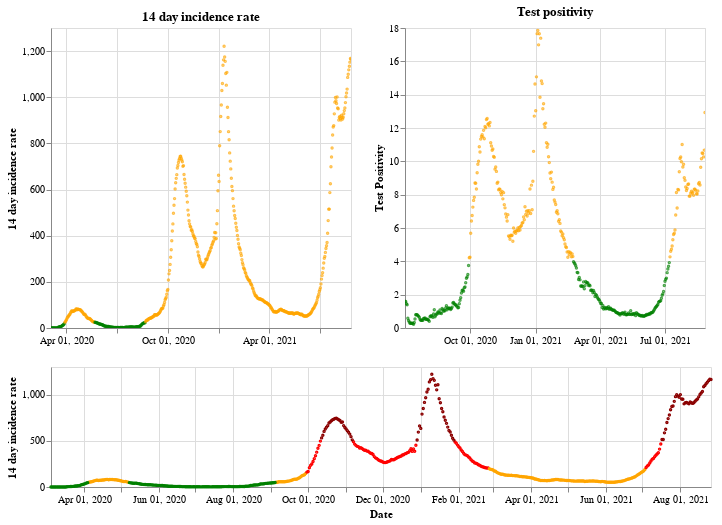

Notebook cell for this chart:
### Markdown cell above
## Northern Ireland

### Code cell
plot_traffic_light('Northern Ireland')

### Figure 1 — Vega-Lite specification as saved in the notebook (floating-point values rounded to 4 significant figures; data arrays with more than 128 entries replaced by an {"elided": "..."} marker saying what was removed)
{"config": {"view": {"continuousWidth": 400, "continuousHeight": 300}}, "vconcat": [{"hconcat": [{"mark": {"type": "point", "size": 2}, "encoding": {"color": {"condition": {"value": "green", "test": "(datum.twoWeeklyCasesRate <= 25)"}, "value": "orange"}, "tooltip": [{"type": "nominal", "field": "areaName"}, {"type": "temporal", "field": "date"}, {"type": "quantitative", "field": "twoWeeklyCasesRate"}, {"type": "quantitative", "field": "testPositivity"}], "x": {"type": "temporal", "axis": {"title": ""}, "field": "date", "scale": {"domain": {"selection": "DateBrush"}}, "timeUnit": "yearmonthdate"}, "y": {"type": "quantitative", "axis": {"title": "14 day incidence rate"}, "field": "twoWeeklyCasesRate"}}, "title": "14 day incidence rate", "width": 300}, {"mark": {"type": "point", "size": 2}, "encoding": {"color": {"condition": {"value": "green", "test": "(datum.testPositivity <= 4)"}, "value": "orange"}, "tooltip": [{"type": "nominal", "field": "areaName"}, {"type": "temporal", "field": "date"}, {"type": "quantitative", "field": "twoWeeklyCasesRate"}, {"type": "quantitative", "field": "testPositivity"}], "x": {"type": "temporal", "axis": {"title": ""}, "field": "date", "scale": {"domain": {"selection": "DateBrush"}}, "timeUnit": "yearmonthdate"}, "y": {"type": "quantitative", "axis": {"title": "Test Positivity"}, "field": "testPositivity"}}, "title": "Test positivity", "width": 300}]}, {"layer": [{"mark": {"type": "point", "size": 2}, "encoding": {"color": {"condition": {"value": "orange", "test": "(((datum.testPositivity < 4) && (datum.twoWeeklyCasesRate >= 50)) && (datum.twoWeeklyCasesRate < 200))"}, "value": "red"}, "opacity": {"condition": {"value": 1, "test": "((datum.twoWeeklyCasesRate >= 50) && (datum.twoWeeklyCasesRate < 500))"}, "value": 0}, "tooltip": [{"type": "nominal", "field": "areaName"}, {"type": "temporal", "field": "date"}, {"type": "quantitative", "field": "twoWeeklyCasesRate"}, {"type": "quantitative", "field": "testPositivity"}], "x": {"type": "temporal", "axis": {"title": "Date"}, "field": "date", "timeUnit": "yearmonthdate"}, "y": {"type": "quantitative", "axis": {"title": "14 day incidence rate"}, "field": "twoWeeklyCasesRate"}}, "selection": {"DateBrush": {"type": "interval", "encodings": ["x"], "fields": ["Time"]}}}, {"mark": {"type": "point", "size": 2}, "encoding": {"color": {"value": "darkred"}, "opacity": {"condition": {"value": 1, "test": "(datum.twoWeeklyCasesRate >= 500)"}, "value": 0}, "tooltip": [{"type": "nominal", "field": "areaName"}, {"type": "temporal", "field": "date"}, {"type": "quantitative", "field": "twoWeeklyCasesRate"}, {"type": "quantitative", "field": "testPositivity"}], "x": {"type": "temporal", "axis": {"title": "Date"}, "field": "date", "timeUnit": "yearmonthdate"}, "y": {"type": "quantitative", "axis": {"title": "14 day incidence rate"}, "field": "twoWeeklyCasesRate"}}}, {"mark": {"type": "point", "size": 2}, "encoding": {"color": {"condition": {"value": "green", "test": "((datum.testPositivity < 4) && (datum.twoWeeklyCasesRate < 50))"}, "value": "orange"}, "opacity": {"condition": {"value": 1, "test": "(datum.twoWeeklyCasesRate < 50)"}, "value": 0}, "tooltip": [{"type": "nominal", "field": "areaName"}, {"type": "temporal", "field": "date"}, {"type": "quantitative", "field": "twoWeeklyCasesRate"}, {"type": "quantitative", "field": "testPositivity"}], "x": {"type": "temporal", "axis": {"title": "Date"}, "field": "date", "timeUnit": "yearmonthdate"}, "y": {"type": "quantitative", "axis": {"title": "14 day incidence rate"}, "field": "twoWeeklyCasesRate"}}}], "height": 120, "width": 660}], "data": {"name": "data-fc8237bc1c56b08ef524c9a303af17ae"}, "$schema": "https://vega.github.io/schema/vega-lite/v4.8.1.json", "datasets": {"data-fc8237bc1c56b08ef524c9a303af17ae": {"elided": "540 records"}}}
